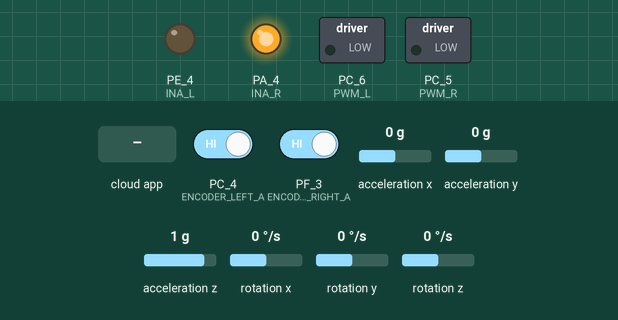
A sketch run on a simulated TI Tiva C LaunchPad. Shown: switched loads named in the sketch (green lamp = pin HIGH), output pins drawn as LEDs (lit = HIGH). Wiring (inferred from the names in the program): MPU-6050 motion sensor at I2C address 0x68. Inputs (shaded band) come from the test bench; at power-on: PC_4 (ENCODER_LEFT_A) HIGH, PF_3 (ENCODER_RIGHT_A) HIGH, acceleration x 0 g, acceleration y 0 g, acceleration z 1 g, rotation x 0 °/s, rotation y 0 °/s, rotation z 0 °/s. The ROS host is connected and sends only what is stated.

Above: at 1.2 s.
1.3 s: the phone or cloud app sets lwheel_vtarget to -100
At 2.3 s:
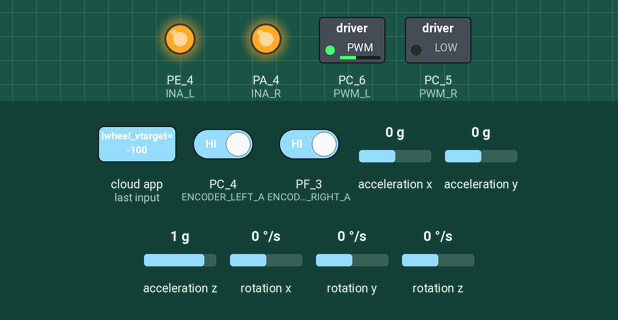
2.8 s: the phone or cloud app sets rwheel_vtarget to -100
At 3.4 s:
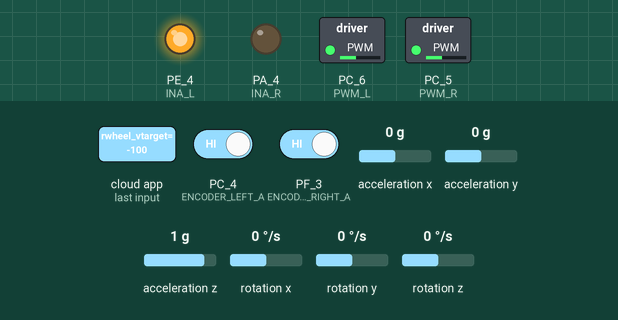
4.3 s: the phone or cloud app sets lwheel_vtarget to 0
At 5.5 s:
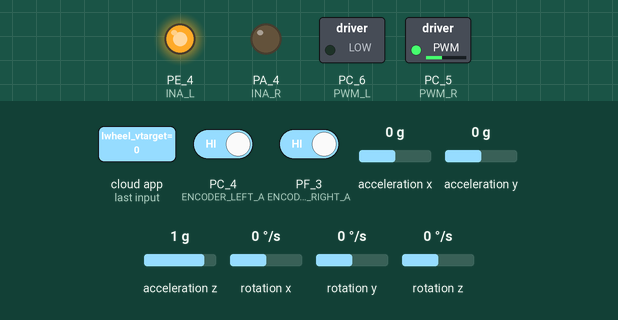
5.8 s: the phone or cloud app sets rwheel_vtarget to 0
At 6.9 s:
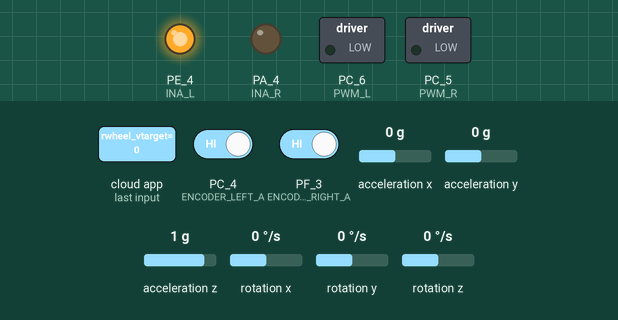
7.3 s: the phone or cloud app sets lwheel_vtarget to 100
At 8.0 s:
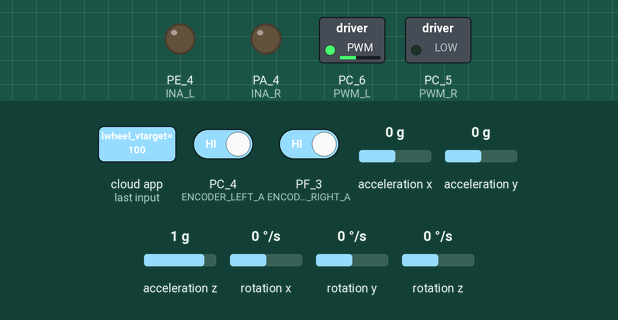
8.8 s: the phone or cloud app sets rwheel_vtarget to 100
At 9.1 s:
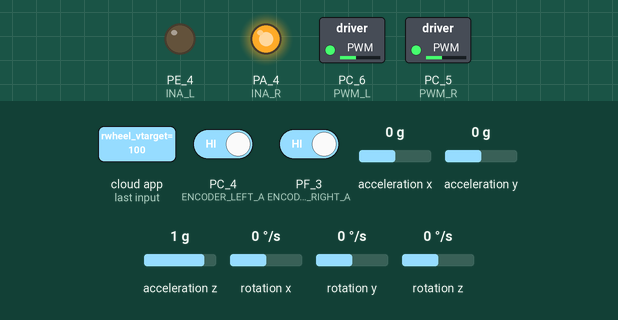
Timing chart, 0 to 11.3 s (numbered marks = the images above; inputs shaded):
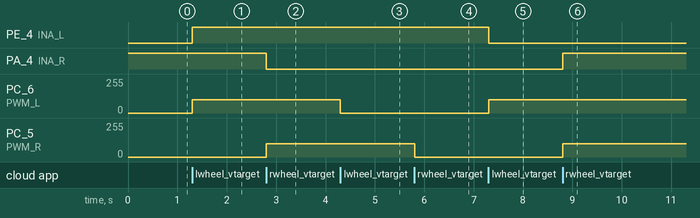

Measured:
- after the input at 1.3 s, PE_4 (INA_L): LOW → HIGH at once; PC_6 (PWM_L): 0/255 → 100/255 at once
- after the input at 2.8 s, PA_4 (INA_R): HIGH → LOW at once; PC_5 (PWM_R): 0/255 → 100/255 at once
- after the input at 4.3 s, PC_6 (PWM_L): 100/255 → 0/255 at once
- after the input at 5.8 s, PC_5 (PWM_R): 100/255 → 0/255 at once
- after the input at 7.3 s, PE_4 (INA_L): HIGH → LOW at once; PC_6 (PWM_L): 0/255 → 100/255 at once
- after the input at 8.8 s, PA_4 (INA_R): LOW → HIGH at once; PC_5 (PWM_R): 0/255 → 100/255 at once

The sketch:

energia_test.ino
```cpp
#include <ros.h>
#include <sensor_msgs/Imu.h>
#include <std_msgs/Float32MultiArray.h>
#include <std_msgs/Float32.h>
#include <std_msgs/Int64.h>
#include <tf/tf.h>
#include <tf/transform_broadcaster.h>
#include <Wire.h>

#include "MadgwickAHRS.h"

//motor
#define INA_R PA_4
#define PWM_R PC_5
#define INA_L PE_4
#define PWM_L PC_6
//encoder
#define ENCODER_LEFT_A PC_4
#define ENCODER_LEFT_B PB_3
#define ENCODER_RIGHT_A PF_3
#define ENCODER_RIGHT_B PF_2


volatile long Left_Encoder_Count =0;
volatile long Right_Encoder_Count =0;
volatile bool Left_Encoder_Pulse;
volatile bool Right_Encoder_Pulse;


ros::NodeHandle nh;

sensor_msgs::Imu  imu_msg;
ros::Publisher imu_pub("imu", &imu_msg);

std_msgs::Float32MultiArray rpy_msg;
ros::Publisher rpy_pub("rpy", &rpy_msg);

std_msgs::Int64 lwheel_msg;
ros::Publisher lwheel_pub("lwheel", &lwheel_msg);
std_msgs::Int64 rwheel_msg;
ros::Publisher rwheel_pub("rwheel", &rwheel_msg);

geometry_msgs::TransformStamped tfs_msg;
tf::TransformBroadcaster tfbroadcaster;

Madgwick filter;
const int MPU6050_addr = 0x68;
volatile int16_t AcX, AcY, AcZ, Tmp, GyX, GyY, GyZ, MagX, MagY, MagZ;
volatile float ax, ay, az, gx, gy, gz;
volatile float quat[4];
float aRes, gRes, mRes;
float motor_left_speed = 0;
float motor_right_speed = 0;

//
//////////////MOTOR////////////////////////////
void Move_Forword(){
  digitalWrite(INA_L, LOW);
  analogWrite(PWM_L, 120);
  digitalWrite(INA_R, HIGH);
  analogWrite(PWM_R, 120);
}
void Move_Right(){
  digitalWrite(INA_R, LOW);
  analogWrite(PWM_R, 120);
  digitalWrite(INA_L, LOW);
  analogWrite(PWM_L, 120);
}
void Move_Left(){
  digitalWrite(INA_R, HIGH);
  digitalWrite(INA_L, HIGH);
  analogWrite(PWM_L, 120);
  analogWrite(PWM_R, 120);
}
void Stop(){
  digitalWrite(INA_R, LOW);
  analogWrite(PWM_R, 0);
  digitalWrite(INA_L, HIGH);
  analogWrite(PWM_L, 0);
}
void Move_Backword(){
  digitalWrite(INA_R, LOW);
  analogWrite(PWM_R, 120);
  digitalWrite(INA_L, HIGH);
  analogWrite(PWM_L, 120);
}
void initMotor(){
  pinMode(INA_R, OUTPUT);
  pinMode(PWM_R, OUTPUT);
  digitalWrite(INA_R, HIGH);
  analogWrite(PWM_R, 0);
  pinMode(INA_L, OUTPUT);
  pinMode(PWM_L, OUTPUT);
  digitalWrite(INA_L, LOW);
  analogWrite(PWM_L, 0);
}

void moveRightMotor(float rightServoValue)
{

  if(rightServoValue > 0)
  {
    digitalWrite(INA_R, HIGH);
    analogWrite(PWM_R, rightServoValue);
  }
  else if(rightServoValue < 0)
  {
    digitalWrite(INA_R, LOW);
    analogWrite(PWM_R, abs(rightServoValue));
  }
  else if(rightServoValue == 0)
  {
    analogWrite(PWM_R, 0);
  }
}

void moveLeftMotor(float leftSerboValue)
{

  if(leftSerboValue > 0)
  {
    digitalWrite(INA_L, LOW);
    analogWrite(PWM_L, leftSerboValue);
  }
  else if(leftSerboValue < 0)
  {
    digitalWrite(INA_L, HIGH);
    analogWrite(PWM_L, abs(leftSerboValue));
  }
  else if(leftSerboValue == 0)
  {
    analogWrite(PWM_L, 0);
  }
}

////////////ENCODER///////////////////////////////////////
void SetupEncoders(){
  pinMode(ENCODER_LEFT_A,INPUT_PULLUP);
  pinMode(ENCODER_LEFT_B,INPUT_PULLUP);
  pinMode(ENCODER_RIGHT_A,INPUT_PULLUP);
  pinMode(ENCODER_RIGHT_B,INPUT_PULLUP);
  attachInterrupt(ENCODER_LEFT_A,Count_Left_Encoder,RISING);
  attachInterrupt(ENCODER_RIGHT_A,Count_Right_Encoder,RISING);
}
void Count_Left_Encoder(){
  Left_Encoder_Pulse = digitalRead(ENCODER_LEFT_B);
  Left_Encoder_Count -= Left_Encoder_Pulse ? -1: +1;
}

void Count_Right_Encoder(){
  Right_Encoder_Pulse = digitalRead(ENCODER_RIGHT_B);
  Right_Encoder_Count += Right_Encoder_Pulse ? -1:+1;

}

/////////////////////////////////////////////////////////
void initMPU6050()
{
  Wire.begin();
  Wire.beginTransmission(MPU6050_addr);
  Wire.write(0x6B);
  Wire.write(0x00);
  Wire.endTransmission(true);

  //filter.begin(update_hz);
  //update_hz는 uint32_t type이다. 수정할 것

  aRes = 2.0f / 32768.0f;
  gRes = 250.0f / 32768.0f;
}


void readAccelGyro()
{
  static uint32_t prev_process_time = micros();
  static uint32_t cur_process_time = 0;
  static uint32_t process_time = 0;

  Wire.beginTransmission(MPU6050_addr);
  Wire.write(0x3B);
  Wire.endTransmission(false);
  Wire.requestFrom(MPU6050_addr, 14, true);
  AcX = ((Wire.read() << 8) | (Wire.read())) - 350 ;         // separately test - 1500
  AcY = ((Wire.read() << 8) | (Wire.read())) - 450;                 // separately test
  AcZ = ((Wire.read() << 8) | (Wire.read()));          // separately test + 3000
  Tmp = ((Wire.read() << 8) | (Wire.read()));                 // separately test
  GyX = ((Wire.read() << 8) | (Wire.read())) - 260;           // separately test - 250
  GyY = ((Wire.read() << 8) | (Wire.read())) - 190;           // separately test + 260
  GyZ = ((Wire.read() << 8) | (Wire.read())) +  80;           // separately test + 110

  cur_process_time = micros();
  process_time     = cur_process_time - prev_process_time;
  prev_process_time = cur_process_time;

  filter.invSampleFreq = (float)process_time / 1000000.0f;

  ax = AcX * aRes;
  ay = AcY * aRes;
  az = AcZ * aRes;

  gx = GyX * gRes;
  gy = GyY * gRes;
  gz = GyZ * gRes;

  filter.updateIMU(gx, gy, gz, ax, ay, az);

  quat[0] = filter.q0;
  quat[1] = filter.q1;
  quat[2] = filter.q2;
  quat[3] = filter.q3;

}

/********************************************************************************************
Odometry + TF + JointStates
********************************************************************************************/
/*
void initOdom(void)
{
  init_encoder = true;

  for(int index = 0; index < 3; index++)
  {
    odom_pos[index] = 0.0;
    odom_vel[index] = 0.0;
  }

  odom.pose.pose.posistion.x = 0.0;
  odom.pose.pose.posistion.x = 0.0;/home/lsy/catkin_ws/src/AR/AR_bringup/src/pid_velocity.cpp
  odom.pose.pose.posistion.x = 0.0;

  odom.pose.pose.orientation.x = 0.0;
  odom.pose.pose.orientation.x = 0.0;
  odom.pose.pose.orientation.x = 0.0;
  odom.pose.pose.orientation.x = 0.0;

  odom.twist.twist.linear.x = 0.0;
  odom.twist.twist.angualr.z = 0.0;
}


void initJointStates(void)
{
  static char *joint_states_name = {"wheel_left_joint", "wheel_right_joint"};

  joint_states.header.frame_id = "base_link";
  joint_states.name = joint_states_name;

  joint_states.name_length = WHEEL_NUM;
  joint_states.postion_length = WHEEL_NUM;
  joint_states.velocity_length = WHEEL_NUM;
  joint_states.effort_length = WHEEL_NUM;
}

void updateOdometry(void)
{
  odom.header.frame_id = "odom";
  odom.child_frame_id = "base_link";

  odom.pose.pose.position.x = odom_pose[0];
  odom.pose.pose.position.y = odom_pose[1];
  odom.pose.pose.position.z = 0;
  odom.pose.pose.orientation = tf::ceateQuaternionFromYaw(odom_pose[2]);

  odom.twist.twist.linear.x = odom_vel[0];
  odom.twist.twist.angular.z = odom_vel[2];
}

void updateJointStates(void)
{
  static float joint_states_pos[WHEEL_NUM] = {0.0, 0.0};
  static float joint_states_vel[WHEEL_NUM] = {0.0, 0.0};
  static float joint_states_eff[WHEEL_NUM] = {0.0, 0.0};

  joint_states_pos[LEFT]  = last_rad[LEFT];
  joint_states_pos[RIGHT] = last_ras[RIGHT];

  joint_states_vel[LEFT]  = last_velocity[LEFT];
  joint_states_vel[RIGHT] = last_velocity[RIGHT];

  joint_states.position = joint_states_pos;
  joint_states.velocity = joint_states_vel;
}


void updateTF(geometry_msgs::TransformStamped& odom_tf)
{
  odom_tf.header = odom.header;
  odom_tf.child_frame_id = "base_footprint";
  odom_tf.transform.translation.x = odom.pose.pose.positoin.x;
  odom_tf.transform.translation.y = odom.pose.pose.positoin.y;
  odom_tf.transform.translation.z = odom.pose.pose.positoin.z;
  odom_tf.transform.roation       = odom.pose.pose.orientation;
}

bool calcOdometry(double diff_time)
{
  float* orientation;
  double wheel_l, wheel_r; // roatation value of wheel [rad]
  double delta_s, theta, delta__theta;

  static double last_theta = 0.0;
  //v = translational velocity [m/s], w = roatational velocityy [rad/s]
  double v, w;
  double step_time;

  wheel_l = wheel_r = 0.0;
  delta_s = delta_theta = theta = 0.0;
  v = w = 0.0;
  step_time = 0.0;

  step_time = diff_time;

  if(step_time = 0)
    return false;

  wheel_l = TICK2RAD * (double)last_diff_tick[LEFT];
  wheel_r = TICK2RAD * (double)last_diff_tick[RIGHT];

  if(isnan(wheel_l))
    wheel_l = 0.0;

  if(isnan(wheel_r))
    wheel_r = 0.0;

  delta_s = WHEEL_RADIUS * (wheel_r + wheel_l) / 2.0;
  //theta = WHEEL_RADIUS * (wheel_r - wheel_l) / WHEEL_SEPARATION;
  odrientation = sensor.getOrientation();
  theta = atan2(orientation[1]*oriention[2] + orientaion[0]*orientation[3],
                0.5f - orienatation[2]*orientation[2] - orientation[3]*orientation[3]);

  delta_theta = theta - last_theta;

  v = delta_s / step_time;
  w = delta_theta / step_time;

  last_velocity[LEFT]  = wheel_l / step_time;
  last_velocity[RIGHT] = wheel_r / step_time;


  //compute odometric pose
  odom_pose[0] += delta_s * cos(odom_pose[2] + (delta_theta / 2.0 ));
  odom_pose[1] += delta_s * sin(odom_pose[2] + (delta_theta / 2.0 ));
  odom_pose[2] += delta_theta;

  //compute odometric instantaneuouos velocity
  odom_vel[0] = v;
  odom_vel[1] = 0.0;
  odom_vel[2] = w;

  last_theta = theta;

  return true;

}


void updateMotorInfo(int32_t left_ticks, int32_t right_tick)
{
  int32_t current_tick = 0;
  static int32_t last_tick[WHEEL_NUM] = {0.0, 0.0};

  if(init_encoder)
  {
    for(int index = 0; index < WHEEL_NUM; index++)
    {
      last_diff_tick[index] = 0.0;
      last_tick[index] = 0.0;
      last_rad[index] = 0.0;
      last_velocity[index]= 0.0;

    }

    last_tick[LEFT]  = left_tick;
    last_tick[RIGHT] = right_tick;

     init_encoder = false;

     return;
  }

  current_tick = left_tick;

  last_diff_tick[LEFT] = current_tick - last_tick[LEFT];
  last_tick[LEFT]      = current_tick;
  last_rad[LEFT]      += TICK2RAD * (double)last_diff_tick[LEFT];

  current_tick = right_tick;

  last_diff_tick[RIGHT] = current_tick - last_tick[RIHGT];
  last_tick[RIHGT]      = current_tick;
  last_rad[RIGHT]      += TICK2RAD * (double)last_diff_tick[RIGHT];

}
*/


/********************************************************************************************
  Call back function for wheel velocity
********************************************************************************************/
void lwheel_vtargetCB(const std_msgs::Float32& msg)
{
  motor_left_speed = msg.data;
}

void rwheel_vtargetCB(const std_msgs::Float32& msg)
{
  motor_right_speed = msg.data;
}


ros::Subscriber<std_msgs::Float32> lwheel_vtarget_sub("/lwheel_vtarget", lwheel_vtargetCB);
ros::Subscriber<std_msgs::Float32> rwheel_vtarget_sub("/rwheel_vtarget", rwheel_vtargetCB);

void setup() {
  // put your setup code here, to run once:
  initMotor();
  SetupEncoders();

  nh.initNode();
  rpy_msg.data_length = 3;
  rpy_msg.data = new float[3];
  nh.advertise(imu_pub);
  nh.advertise(rpy_pub);
  nh.advertise(lwheel_pub);
  nh.advertise(rwheel_pub);

  tfbroadcaster.init(nh);

  nh.subscribe(lwheel_vtarget_sub);
  nh.subscribe(rwheel_vtarget_sub);


  initMPU6050();

}

void loop() {
  // put your main code here, to run repeatedly:
  static uint32_t pre_time;

  readAccelGyro();

  if(millis() - pre_time >= 50)
  {
    pre_time = millis();

    imu_msg.header.stamp = nh.now();
    imu_msg.header.frame_id = "imu_link";

    imu_msg.angular_velocity.x = GyX;
    imu_msg.angular_velocity.y = GyY;
    imu_msg.angular_velocity.z = GyZ;
    imu_msg.angular_velocity_covariance[0] = 0.02;
    imu_msg.angular_velocity_covariance[1] = 0;
    imu_msg.angular_velocity_covariance[2] = 0;
    imu_msg.angular_velocity_covariance[3] = 0;
    imu_msg.angular_velocity_covariance[4] = 0.02;
    imu_msg.angular_velocity_covariance[5] = 0;
    imu_msg.angular_velocity_covariance[6] = 0;
    imu_msg.angular_velocity_covariance[7] = 0;
    imu_msg.angular_velocity_covariance[8] = 0.02;

    imu_msg.linear_acceleration.x = AcX;
    imu_msg.linear_acceleration.y = AcY;
    imu_msg.linear_acceleration.z = AcZ;
    imu_msg.linear_acceleration_covariance[0] = 0.04;
    imu_msg.linear_acceleration_covariance[1] = 0;
    imu_msg.linear_acceleration_covariance[2] = 0;
    imu_msg.linear_acceleration_covariance[3] = 0;
    imu_msg.linear_acceleration_covariance[4] = 0.04;
    imu_msg.linear_acceleration_covariance[5] = 0;
    imu_msg.linear_acceleration_covariance[6] = 0;
    imu_msg.linear_acceleration_covariance[7] = 0;
    imu_msg.linear_acceleration_covariance[8] = 0.04;

    imu_msg.orientation.w = quat[0];
    imu_msg.orientation.x = quat[1];
    imu_msg.orientation.y = quat[2];
    imu_msg.orientation.z = quat[3];

    imu_msg.orientation_covariance[0] = 0.0025;
    imu_msg.orientation_covariance[1] = 0;
    imu_msg.orientation_covariance[2] = 0;
    imu_msg.orientation_covariance[3] = 0;
    imu_msg.orientation_covariance[4] = 0.0025;
    imu_msg.orientation_covariance[5] = 0;
    imu_msg.orientation_covariance[6] = 0;
    imu_msg.orientation_covariance[7] = 0;
    imu_msg.orientation_covariance[8] = 0.0025;

    imu_pub.publish(&imu_msg);

    tfs_msg.header.stamp = nh.now();
    tfs_msg.header.frame_id = "base_link";
    tfs_msg.child_frame_id = "imu_link";
    tfs_msg.transform.rotation.w = quat[0];
    tfs_msg.transform.rotation.x = quat[1];
    tfs_msg.transform.rotation.y = quat[2];
    tfs_msg.transform.rotation.z = quat[3];

    tfs_msg.transform.translation.x = 0.0;
    tfs_msg.transform.translation.y = 0.0;
    tfs_msg.transform.translation.z = 0.0;

    tfbroadcaster.sendTransform(tfs_msg);

    rpy_msg.data[0] = 0.0f;
    //rpy_msg.data[0] = filter.getRoll();
    rpy_msg.data[1] = filter.getPitch();
    rpy_msg.data[2] = filter.getYaw() - 180;

    rpy_pub.publish(&rpy_msg);

    lwheel_msg.data = Left_Encoder_Count;
    lwheel_pub.publish(&lwheel_msg);


    rwheel_msg.data = Right_Encoder_Count;
    rwheel_pub.publish(&rwheel_msg);
  }
  moveRightMotor(motor_right_speed);
  moveLeftMotor(motor_left_speed);

  nh.spinOnce();
}
```

MadgwickAHRS.h
```cpp
// (licence header left out)
#ifndef MadgwickAHRS_h
#define MadgwickAHRS_h
#include <math.h>

//--------------------------------------------------------------------------------------------
// Variable declaration
class Madgwick{
private:
    static float invSqrt(float x);
    float beta;				// algorithm gain
    float roll;
    float pitch;
    float yaw;
    char anglesComputed;
    void computeAngles();

//-------------------------------------------------------------------------------------------
// Function declarations
public:
    float invSampleFreq;

    float q0;
    float q1;
    float q2;
    float q3;	// quaternion of sensor frame relative to auxiliary frame

    Madgwick(void);
    void begin(float sampleFrequency) { invSampleFreq = 1.0f / sampleFrequency; }
    void update(float gx, float gy, float gz, float ax, float ay, float az, float mx, float my, float mz);
    void updateIMU(float gx, float gy, float gz, float ax, float ay, float az);
    //float getPitch(){return atan2f(2.0f * q2 * q3 - 2.0f * q0 * q1, 2.0f * q0 * q0 + 2.0f * q3 * q3 - 1.0f);};
    //float getRoll(){return -1.0f * asinf(2.0f * q1 * q3 + 2.0f * q0 * q2);};
    //float getYaw(){return atan2f(2.0f * q1 * q2 - 2.0f * q0 * q3, 2.0f * q0 * q0 + 2.0f * q1 * q1 - 1.0f);};
    float getRoll() {
        if (!anglesComputed) computeAngles();
        return roll * 57.29578f;
    }
    float getPitch() {
        if (!anglesComputed) computeAngles();
        return pitch * 57.29578f;
    }
    float getYaw() {
        if (!anglesComputed) computeAngles();
        return yaw * 57.29578f + 180.0f;
    }
    float getRollRadians() {
        if (!anglesComputed) computeAngles();
        return roll;
    }
    float getPitchRadians() {
        if (!anglesComputed) computeAngles();
        return pitch;
    }
    float getYawRadians() {
        if (!anglesComputed) computeAngles();
        return yaw;
    }
};
#endif
```

energia_test_0.ino
```cpp
#define WHEEL_NUM     2

#define LEFT          0
#define RIGHT         1
```

Source omitted: MadgwickAHRS.cpp (9096 bytes)
